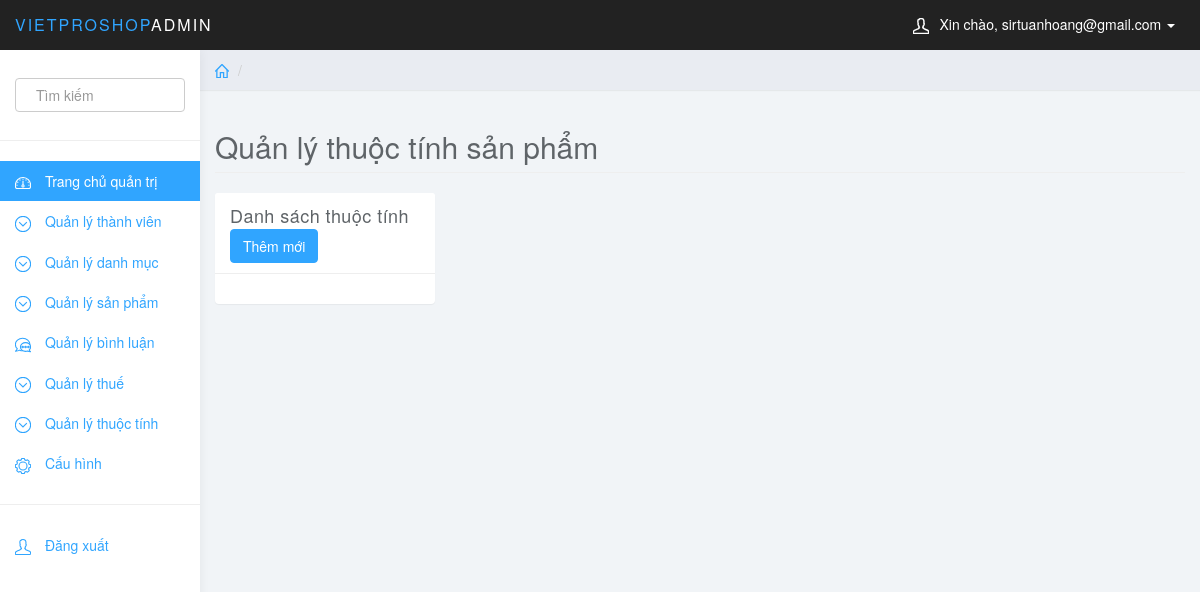
Page /quantri/quantri.php?page_layout=danhsachtt (signed in) on the earlier database version.
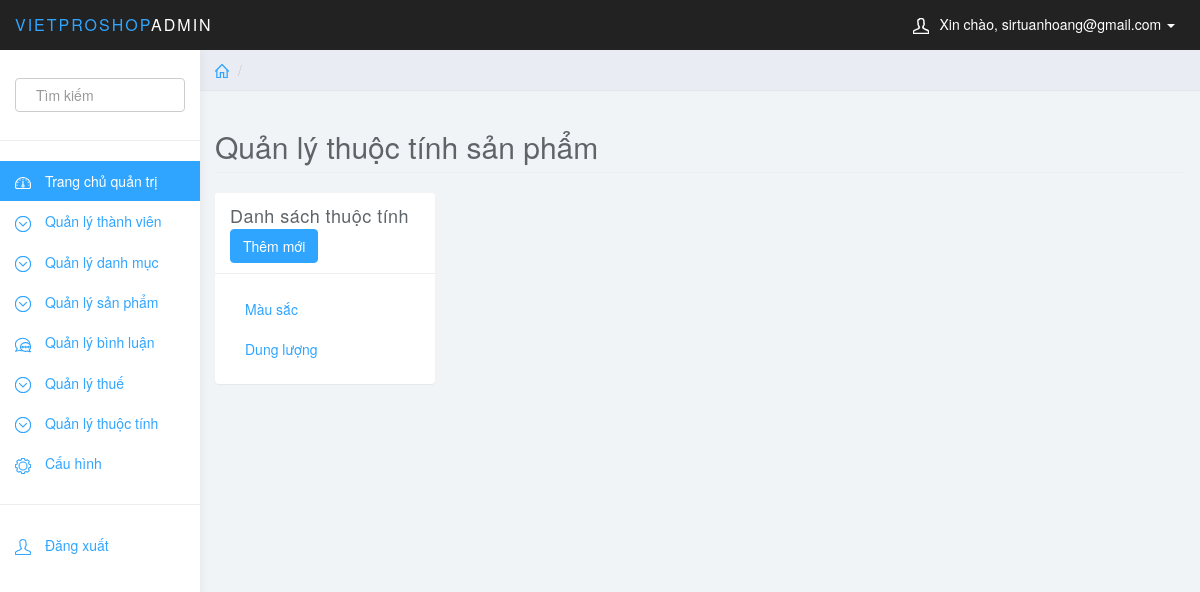
Same page on the later database version.
### tables this page shows
CREATE TABLE `thuoctinh` (
  `att_id` int(11) NOT NULL,
  `att_name` varchar(100) NOT NULL
);

### quantri/danhsachtt.php (the view, shortened to what this page needs)
<?php
	$sql="SELECT * FROM thuoctinh";
    $query=mysqli_query($db_con,$sql);
?>
<div class="row">
    <div class="col-lg-12">
        <h2 class="page-header">Quản lý thuộc tính sản phẩm</h2>
    </div>
</div>
<div class="row">
    <div class="col-md-3">
        <div class="panel panel-default">
            <div class="panel-heading">
            	<span>Danh sách thuộc tính</span>
            	<button onclick="document.getElementById('att').style.display='block'" style="width:auto;" class="btn btn-primary">Thêm mới</button>
            </div>
            <div class="panel-body">
                <div>
                	<ul class="nav menu">
                		<?php
                			while ($row=mysqli_fetch_array($query)){
                		?>
		                <li ><a href="quantri.php?page_layout=danhsachtt&att_id=<?php echo $row['att_id'] ?>"> <?php echo $row['att_name'];?></a></li>
		                <?php
                            }
                        ?>
		            </ul>
                </div>
            </div>
        </div>
    </div>
</div>

### quantri/quantri.php (shortened to what this page needs)
<?php
    include_once './ketnoi.php';
    if (isset($_SESSION['email'])&&isset($_SESSION['mk'])) {
?>
<!DOCTYPE html>
<html>
    <head>
        <link href="css/bootstrap.min.css" rel="stylesheet">
        <link href="css/datepicker3.css" rel="stylesheet">
        <link href="css/styles.css" rel="stylesheet">
        <link rel="stylesheet" href="css/thuoctinh.css">
    </head>
    <body>
        <nav class="navbar navbar-inverse navbar-fixed-top" role="navigation">
            <div class="container-fluid">
                <div class="navbar-header">
                    <a class="navbar-brand" href="quantri.php"><span>VIETPROSHOP</span>Admin</a>
                    <ul class="user-menu">
                        <li class="dropdown pull-right">
                            <a href="#" class="dropdown-toggle" data-toggle="dropdown"><svg class="glyph stroked male-user"><use xlink:href="#stroked-male-user"></use></svg><span style="color: white;">Xin chào, <?php if(isset($_SESSION['email'])){echo $_SESSION['email'];}?></span> <span class="caret"></span></a>
                        </li>
                    </ul>
                </div>
            </div>
        </nav>
        <div id="sidebar-collapse" class="col-sm-3 col-lg-2 sidebar">
            <form role="search">
                <div class="form-group">
                    <input type="text" class="form-control" placeholder="Tìm kiếm">
                </div>
            </form>
            <ul class="nav menu">
                <li class="active"><a href="quantri.php"><svg class="glyph stroked dashboard-dial"><use xlink:href="#stroked-dashboard-dial"></use></svg> Trang chủ quản trị</a></li>
                <li class="parent ">
                    <a href="quantri.php?page_layout=danhsachtv">
                        <span data-toggle="collapse" href="#sub-item-1"><svg class="glyph stroked chevron-down"><use xlink:href="#stroked-chevron-down"></use></svg></span> Quản lý thành viên
                    </a>
                </li>
                <li class="parent ">
                    <a href="quantri.php?page_layout=danhsachdm">
                        <span data-toggle="collapse" href="#sub-item-2"><svg class="glyph stroked chevron-down"><use xlink:href="#stroked-chevron-down"></use></svg></span> Quản lý danh mục
                    </a>
                </li>
                <li class="parent ">
                    <a href="quantri.php?page_layout=danhsachsp">
                        <span data-toggle="collapse" href="#sub-item-3"><svg class="glyph stroked chevron-down"><use xlink:href="#stroked-chevron-down"></use></svg></span> Quản lý sản phẩm
                    </a>
                </li>
                <li class="parent ">
                    <a href="#">
                        <span data-toggle="collapse" href="#sub-item-4"><svg class="glyph stroked two messages"><use xlink:href="#stroked-two-messages"/></svg></span> Quản lý bình luận
                    </a>
                </li>
                <li class="parent ">
                    <a href="quantri.php?page_layout=danhsachtax">
                        <span data-toggle="collapse" href="#sub-item-5"><svg class="glyph stroked chevron-down"><use xlink:href="#stroked-chevron-down"></use></svg></span> Quản lý thuế
                    </a>
                </li>
                <li class="parent ">
                    <a href="quantri.php?page_layout=danhsachtt">
                        <span data-toggle="collapse" href="#sub-item-6"><svg class="glyph stroked chevron-down"><use xlink:href="#stroked-chevron-down"></use></svg></span> Quản lý thuộc tính
                    </a>
                </li>
                <li><a href="#"><svg class="glyph stroked gear"><use xlink:href="#stroked-gear"/></svg> Cấu hình</a></li>
                <li role="presentation" class="divider"></li>
                <li><a href="dangxuat.php"><svg class="glyph stroked male-user"><use xlink:href="#stroked-male-user"></use></svg> Đăng xuất</a></li>
            </ul>
        </div>
        <div class="col-sm-9 col-sm-offset-3 col-lg-10 col-lg-offset-2 main">
            <div class="row">
                <ol class="breadcrumb">
                    <li><a href="quantri.php"><svg class="glyph stroked home"><use xlink:href="#stroked-home"></use></svg></a></li>
                    <li class="active"></li>
                </ol>
            </div>
            <?php
                if (isset($_GET['page_layout'])) {
                    switch ($_GET['page_layout']) {
                    case 'danhsachtt': include_once "./danhsachtt.php";
                        break;
                    }
                }
                else{
                    include_once"./gioithieu.php";
                }
            ?>
        </div>
        <link rel="stylesheet" href="css/bootstrap-table.css"/>
    </body>
</html>
<?php
    }
    else{
        header('location:index.php');
    }
?>

### quantri/css/styles.css (style rules this page uses)
body { background: #f1f4f7; padding-top: 50px; color: #5f6468; }
a, a:hover, a:focus { color: #30a5ff; }
h1, h2, h3, h4, h5, h6 { color: #5f6468; }
h2 { font-weight: 300; margin-bottom: 20px; }
.form-control { border: 1px solid #eee; box-shadow: none; }
.navbar-header .navbar-brand { color: #fff; font-size: 16px; text-transform: uppercase; font-weight: 500; letter-spacing: 2px; }
.navbar-header .navbar-brand span { color: #30a5ff; }
.btn-primary, .btn-primary:hover, .btn-primary:focus, .btn-primary:active, .btn-primary.active, .open > .dropdown-toggle.btn-primary, .btn-primary.disabled, .btn-primary[disabled], fieldset[disabled] .btn-primary, .btn-primary.disabled:hover, .btn-primary[disabled]:hover, fieldset[disabled] .btn-primary:hover, .btn-primary.disabled:focus, .btn-primary[disabled]:focus, fieldset[disabled] .btn-primary:focus, .btn-primary.disabled:active, .btn-primary[disabled]:active, fieldset[disabled] .btn-primary:active, .btn-primary.disabled.active, .btn-primary[disabled].active, fieldset[disabled] .btn-primary.active { background-color: #30a5ff; border-color: #30a5ff; }
.panel { border: 0; }
.panel-heading { font-size: 18px; font-weight: 300; letter-spacing: 0.025em; }
.panel-default .panel-heading { background: #fff; border-bottom: 1px solid #eee; color: #5f6468; }
.navbar { border: 0; }
.user-menu { display: inline-block; margin-top: 14px; margin-right: 10px; float: right; list-style: none; padding: 0; }
.user-menu a { color: #fff; }
.sidebar { display: block; background-color: #fff; padding: 0; display: none; }
.sidebar form { padding: 20px 15px 5px 15px; border-bottom: 1px solid #eee; margin-bottom: 20px; }
@media (min-width: 768px) { .sidebar { display: block; position: fixed; top: 50px; bottom: 0; left: 0; z-index: 1000; display: block; margin: 0; padding: 0; overflow-x: hidden; overflow-y: auto; background-color: #fff; box-shadow: 1px 0px 10px rgba(0, 0, 0, .05); } }
@media (min-width: 768px) { .navbar-header { width: 100%; } }
.sidebar ul.nav .active a, .sidebar ul.nav li.parent a.active, .sidebar ul.nav .active > a:hover, .sidebar ul.nav li.parent a.active:hover, .sidebar ul.nav .active > a:focus, .sidebar ul.nav li.parent a.active:focus { color: #fff; background-color: #30a5ff; }
.sidebar ul.nav li.divider { border-bottom: 1px solid #eee; margin: 20px 0; }
.breadcrumb { border-radius: 0; padding: 10px 15px; background: #e9ecf2; box-shadow: 0 1px 1px rgba(0, 0, 0, .05); margin: 0 ; }
.sidebar .glyph, .user-menu .glyph { height: 16px; width: 16px; margin: 0 10px 0 0; stroke-width: 3px; }
.user-menu .glyph { stroke-width: 4px; }
.breadcrumb .glyph { height: 14px; width: 14px; margin: -2px 0 0 0; stroke-width: 4px; }

### quantri/css/thuoctinh.css (style rules this page uses)
input[type=text] { width: 100%; padding: 12px 20px; margin: 8px 0; display: inline-block; border: 1px solid #ccc; box-sizing: border-box; }

Differences in the rows shown:
added thuoctinh: att_name "Màu sắc"
added thuoctinh: att_name "Dung lượng"
